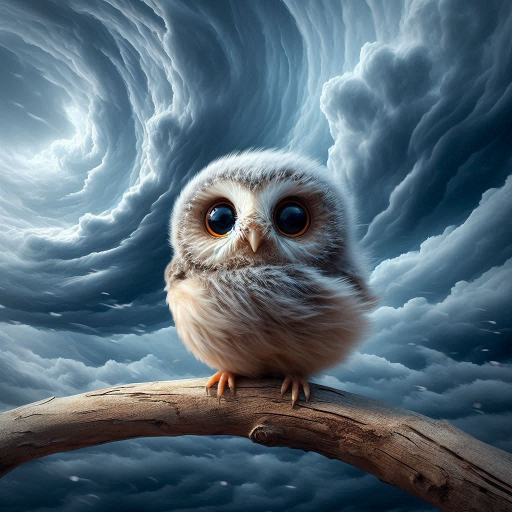
#> input picture images/units/air/Sevell.jpeg, 1024 x 1024 px (shown at 1/2 size); its folder holds only this picture in this run
$ python flip_image.py ../images/units/air/Sevell.jpeg
#> lines starting #> are read from the running program, lines starting #| are printed output that depends on the picture
### bin/ttcg_tools.py
import os
import sys
import re
import itertools
from tqdm import tqdm

# Import some constants from the ttxg_constants file.
from ttcg_constants import VALID_OVERLAY_STYLES
from ttcg_constants import DEFAULT_PLACEHOLDERS_FOLDER
from ttcg_constants import EFFECT_STYLE_TEXT_FOLDER
from ttcg_constants import TYPE_LIST_LOWER
from ttcg_constants import CHARACTERS


# Global variables used by these methods.
ALL_SEQUENCE_BUFFER = {}
PRINT_ALL_SEQUENCES = False


def output_text(text, option="text"):
    """
    Print text to the console in a specified color using ANSI escape codes.

    Args:
        text (str): The text to be printed.
        option (str, optional): The color option for the text. Valid options are "text" (default, no color),
            "warning" (yellow), "error" (red), "note" (blue), "success" (green), "command" (cyan),
            "test" (magenta), and "program" (orange). Defaults to "text". Invalid options result in uncolored text.

    Returns:
        None

    Note:
        This function uses ANSI escape codes for color formatting. Colors may not display correctly
        in all environments (e.g., some IDEs or Windows terminals without ANSI support).
    """
    color_codes = {
        "text": "\033[0m",      # Reset color
        "warning": "\033[93m",  # Yellow - Warning text
        "error": "\033[91m",    # Red - Error text
        "note": "\033[94m",     # Blue - Notes or program information
        "success": "\033[92m",  # Green - Success text
        "command": "\033[36m",  # Cyan - Command output text
        "test": "\033[35m",     # Magenta - Testing
        "program": "\033[38;5;208m"  # Orange - Program-specific output
    }

    text = str(text)  # Ensure text is a string

    if option == "error":
        if "error" not in text.lower():
            text = f"ERROR: {text}"
    elif option == "warning":
        if "error" not in text.lower():
            text = f"WARNING: {text}"

    if option in color_codes:
        color_code = color_codes[option]
        reset_code = color_codes["text"]
        print(f"{color_code}{text}{reset_code}")
    else:
        print(text)


# [587 lines left out: functions load_placeholder_values, generate_combinations, get_command_string, check_line_in_file, get_relative_path, rename_file and 9 more, not called in this run]

### bin/flip_image.py
#!/bin/python3

import argparse
from PIL import Image
from ttcg_tools import output_text

def flip_image(input_path, output_path=None):
    """Flip an image horizontally and save it to a new file.

    Args:
        input_path (str): Path to the input image file
        output_path (str, optional): Path where the flipped image will be saved.
                                   Defaults to None, which uses input_path.

    Raises:
        Exception: If there's an error opening or processing the image
    """
#> called with input_path = '../images/units/air/Sevell.jpeg'
    try:
        # If output_path is None, use input_path
        if output_path is None:
            output_path = input_path

        # Open the input image
        with Image.open(input_path) as img:
            # Flip the image horizontally
#> img is the input picture: PIL image 1024x1024 RGB; mean R, G, B 85.8, 105.3, 118.5
            flipped_img = img.transpose(Image.FLIP_LEFT_RIGHT)
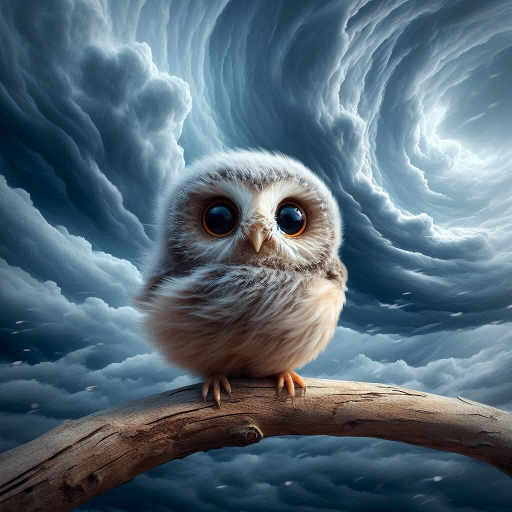
#> flipped_img: PIL image 1024x1024 RGB (shown at 1/2 size); mean R, G, B 85.8, 105.3, 118.5
            # Save the flipped image
            flipped_img.save(output_path)
            output_text(f"Image successfully flipped and saved as {output_path}", "success")
    except Exception as e:
        output_text(f"Error processing image: {str(e)}", "error")

def main():
    """Parse command line arguments and execute image flipping."""
    # Set up argument parser
    parser = argparse.ArgumentParser(description='Flip an image horizontally')
    parser.add_argument('input_file',
                       help='Path to the input image file')
    parser.add_argument('-o', '--output',
                       default=None,
                       help='Path for the output flipped image (default: same as input)')

    # Parse arguments
    args = parser.parse_args()

    # Flip the image
    flip_image(args.input_file, args.output)

if __name__ == '__main__':
    main()

$ run again, on images/units/air/_403285eb-85e0-417d-baed-0d36a2ef179c.jpeg
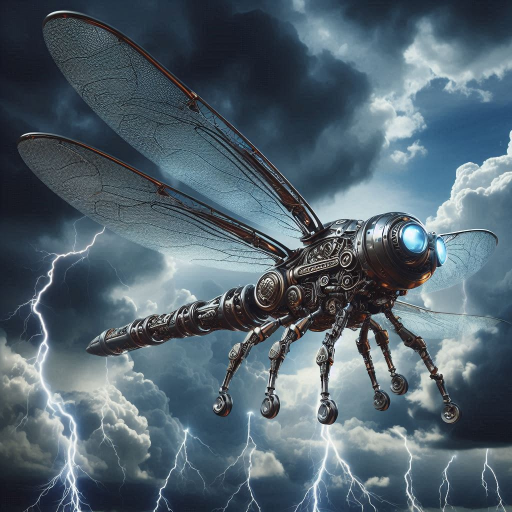
#> input picture images/units/air/_403285eb-85e0-417d-baed-0d36a2ef179c.jpeg, 1024 x 1024 px (shown at 1/2 size)
#> in flip_image, img is the input picture: PIL image 1024x1024 RGB; mean R, G, B 82.5, 99.4, 110.4
#> in flip_image, `flipped_img = img.transpose(Image.FLIP_LEFT_RIGHT)`:
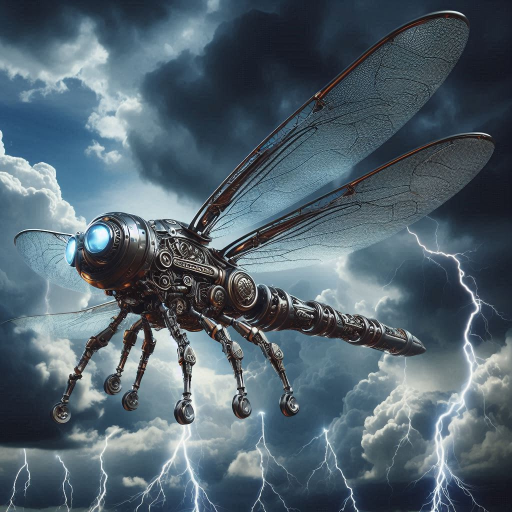
#> flipped_img: PIL image 1024x1024 RGB (shown at 1/2 size); mean R, G, B 82.5, 99.4, 110.4

$ run again, on images/units/air/_5ab828f8-8abe-4b40-9875-98ed288b6a35.jpg
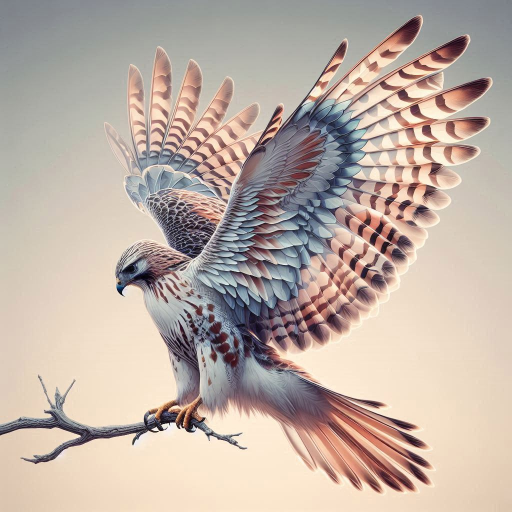
#> input picture images/units/air/_5ab828f8-8abe-4b40-9875-98ed288b6a35.jpg, 1024 x 1024 px (shown at 1/2 size)
#> in flip_image, img is the input picture: PIL image 1024x1024 RGB; mean R, G, B 189.8, 174.9, 165
#> in flip_image, `flipped_img = img.transpose(Image.FLIP_LEFT_RIGHT)`:
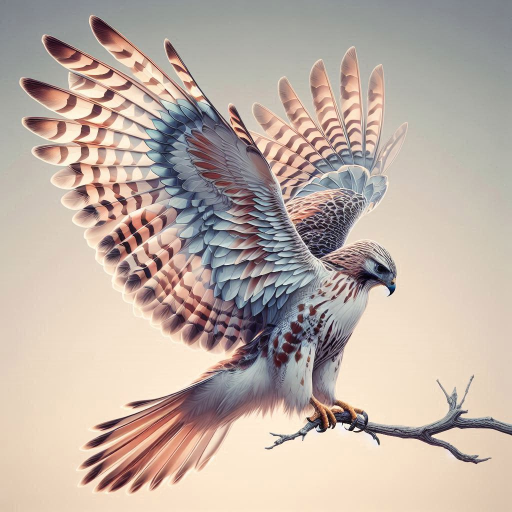
#> flipped_img: PIL image 1024x1024 RGB (shown at 1/2 size); mean R, G, B 189.8, 174.9, 165

$ run again, on images/units/air/_5c0e709e-bf43-4b9d-b7f6-525e7109086e.jpeg
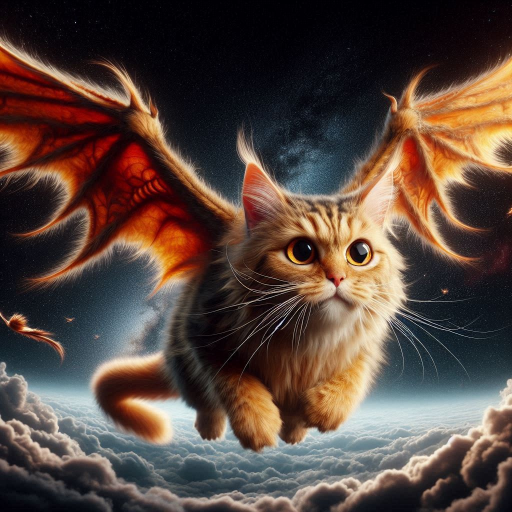
#> input picture images/units/air/_5c0e709e-bf43-4b9d-b7f6-525e7109086e.jpeg, 1024 x 1024 px (shown at 1/2 size)
#> in flip_image, img is the input picture: PIL image 1024x1024 RGB; mean R, G, B 87.3, 69.6, 61.4
#> in flip_image, `flipped_img = img.transpose(Image.FLIP_LEFT_RIGHT)`:
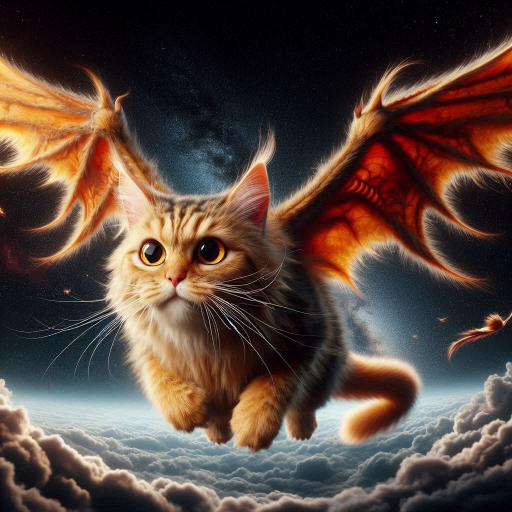
#> flipped_img: PIL image 1024x1024 RGB (shown at 1/2 size); mean R, G, B 87.3, 69.6, 61.4
